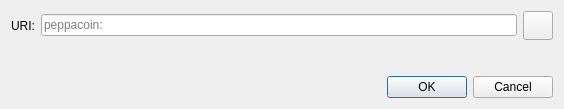
<?xml version="1.0" encoding="UTF-8"?>
<ui version="4.0">
 <class>OpenURIDialog</class>
 <widget class="QDialog" name="OpenURIDialog">
  <property name="geometry">
   <rect>
    <x>0</x>
    <y>0</y>
    <width>564</width>
    <height>109</height>
   </rect>
  </property>
  <property name="windowTitle">
   <string>Open peppacoin URI</string>
  </property>
  <layout class="QVBoxLayout" name="verticalLayout">
   <item>
    <layout class="QHBoxLayout" name="horizontalLayout">
     <item>
      <widget class="QLabel" name="label">
       <property name="text">
        <string>URI:</string>
       </property>
      </widget>
     </item>
     <item>
      <widget class="QValidatedLineEdit" name="uriEdit">
       <property name="placeholderText">
        <string notr="true">peppacoin:</string>
       </property>
      </widget>
     </item>
     <item>
      <widget class="QToolButton" name="pasteButton">
       <property name="toolTip">
        <string extracomment="Tooltip text for button that allows you to paste an address that is in your clipboard.">Paste address from clipboard</string>
       </property>
       <property name="text">
        <string/>
       </property>
       <property name="icon">
        <iconset resource="../peppacoin.qrc">
         <normaloff>:/icons/editpaste</normaloff>:/icons/editpaste
        </iconset>
       </property>
       <property name="iconSize">
        <size>
         <width>22</width>
         <height>22</height>
        </size>
       </property>
      </widget>
     </item>
    </layout>
   </item>
   <item>
    <spacer name="verticalSpacer">
     <property name="orientation">
      <enum>Qt::Vertical</enum>
     </property>
     <property name="sizeHint" stdset="0">
      <size>
       <width>20</width>
       <height>40</height>
      </size>
     </property>
    </spacer>
   </item>
   <item>
    <widget class="QDialogButtonBox" name="buttonBox">
     <property name="orientation">
      <enum>Qt::Horizontal</enum>
     </property>
     <property name="standardButtons">
      <set>QDialogButtonBox::Cancel|QDialogButtonBox::Ok</set>
     </property>
    </widget>
   </item>
  </layout>
 </widget>
 <customwidgets>
  <customwidget>
   <class>QValidatedLineEdit</class>
   <extends>QLineEdit</extends>
   <header>qt/qvalidatedlineedit.h</header>
  </customwidget>
 </customwidgets>
 <resources/>
 <connections>
  <connection>
   <sender>buttonBox</sender>
   <signal>accepted()</signal>
   <receiver>OpenURIDialog</receiver>
   <slot>accept()</slot>
   <hints>
    <hint type="sourcelabel">
     <x>248</x>
     <y>254</y>
    </hint>
    <hint type="destinationlabel">
     <x>157</x>
     <y>274</y>
    </hint>
   </hints>
  </connection>
  <connection>
   <sender>buttonBox</sender>
   <signal>rejected()</signal>
   <receiver>OpenURIDialog</receiver>
   <slot>reject()</slot>
   <hints>
    <hint type="sourcelabel">
     <x>316</x>
     <y>260</y>
    </hint>
    <hint type="destinationlabel">
     <x>286</x>
     <y>274</y>
    </hint>
   </hints>
  </connection>
 </connections>
</ui>
